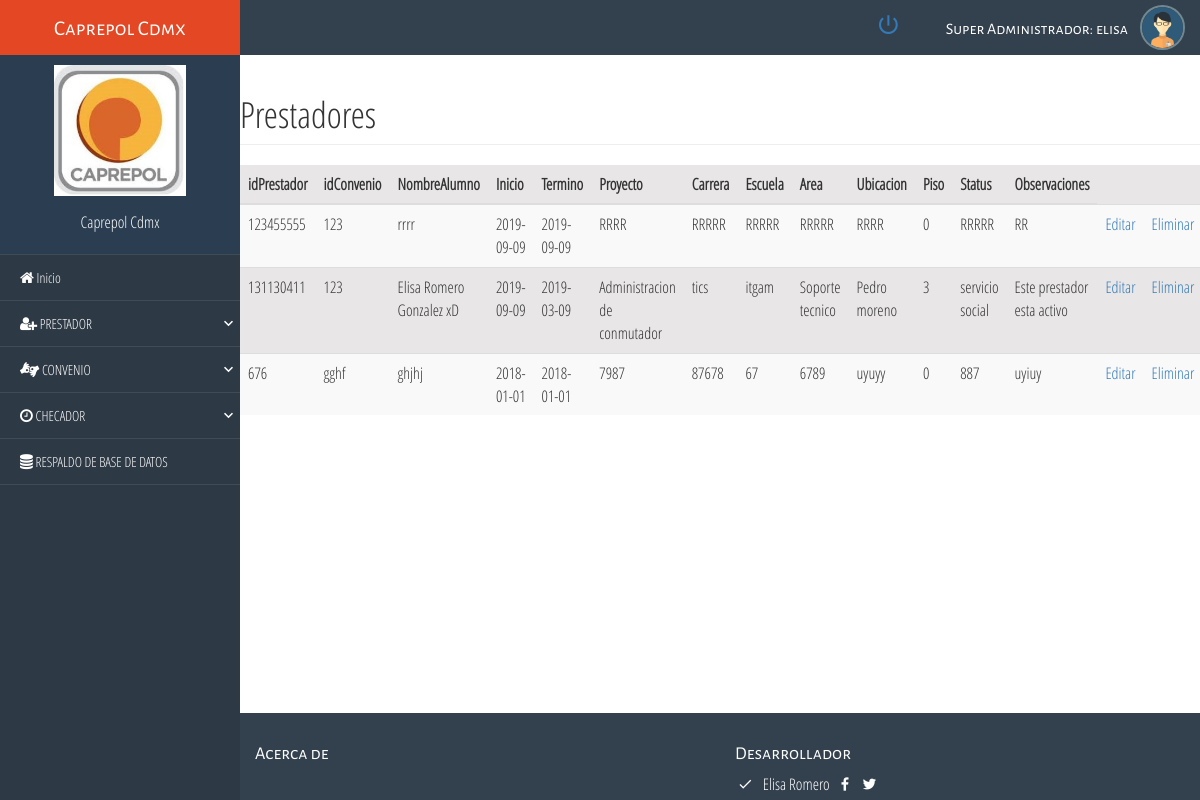
Page /?c=prestador (signed in) on the committed database.
### tables this page shows
CREATE TABLE `prestador` (
  `idPrestador` varchar(100) NOT NULL,
  `idConvenio` varchar(100) NOT NULL,
  `NombreAlumno` varchar(100) NOT NULL,
  `Inicio` date NOT NULL,
  `Termino` date NOT NULL,
  `Proyecto` varchar(100) NOT NULL,
  `Carrera` varchar(100) NOT NULL,
  `Escuela` varchar(100) NOT NULL,
  `Area` varchar(100) NOT NULL,
  `Ubicacion` varchar(100) NOT NULL,
  `Piso` int(100) NOT NULL,
  `Status` varchar(100) NOT NULL,
  `Observaciones` varchar(100) NOT NULL
);

### Controller/prestador.controller.php (called while the page is built, shortened)
<?php
require_once 'model/prestador.php';
class PrestadorController{
    public function __CONSTRUCT(){
        $this->model = new prestador();
    }
    public function Index(){
        require_once 'view/header.php';
        require_once 'view/navegador.php';
        require_once 'view/cabecera.php';
        require_once 'view/prestador/prestador.php';
        require_once 'view/footer.php';
    }
}

### Model/database.php (called while the page is built)
<?php
class Database
{
    public static function Conectar()
    {
        $pdo = new PDO('mysql:host=localhost;dbname=caprepol;charset=utf8', 'root', '');
        $pdo->setAttribute(pdo::ATTR_ERRMODE, pdo::ERRMODE_EXCEPTION);
        return $pdo;
    }
}

### Model/prestador.php (called while the page is built, shortened)
<?php
class prestador
{
	private $pdo;
	public function __CONSTRUCT()
	{
		try
		{
			$this->pdo = Database::Conectar();
		}
		catch(Exception $e)
		{
			die($e->getMessage());
		}
	}
	public function Listar()
	{
		try
		{
			$stm = $this->pdo->prepare("SELECT * FROM prestador");
			$stm->execute();
			return $stm->fetchAll(PDO::FETCH_OBJ);
		}
		catch(Exception $e)
		{
			die($e->getMessage());
		}
	}
}

### View/prestador/prestador.php (the view, shortened to what this page needs)
<?php
if ($_SESSION["usuario"]=="AA") {
    $tipo_usuario=  $_SESSION["usuario"];
}else{
    $usuario=       "Administrador";
    $id_usuario=    $_SESSION["id"];
    $nombre_usuario=$_SESSION["nombre"];
    $password=      $_SESSION["contraseña"];
    $tipo_usuario=  $_SESSION["usuario"];
}
?>
<h1 class="page-header">Prestadores</h1>
<div style="
        background: #E8E6E6;
        width: 100%;
        height: 250px;
        overflow: scroll;" >
<table class="table table-striped">
    <thead>
        <tr>
            <th style="width:180px;">idPrestador</th>
            <th style="width:120px;">idConvenio</th>
            <th style="width:120px;">NombreAlumno</th>
            <th style="width:120px;">Inicio</th>
            <th style="width:120px;">Termino</th>
            <th style="width:120px;">Proyecto</th>
            <th style="width:120px;">Carrera</th>
            <th style="width:120px;">Escuela</th>
            <th style="width:120px;">Area</th>
            <th style="width:120px;">Ubicacion</th>
            <th style="width:120px;">Piso</th>
            <th style="width:120px;">Status</th>
            <th style="width:120px;">Observaciones</th>
        </tr>
    </thead>
    <tbody>
    <?php foreach($this->model->Listar() as $r): ?>
        <tr>
            <td><?php echo $r->idPrestador;?></td>
            <td><?php echo $r->idConvenio;?></td>
            <td><?php echo $r->NombreAlumno;?></td>
            <td><?php echo $r->Inicio;?></td>
            <td><?php echo $r->Termino;?></td>
            <td><?php echo $r->Proyecto;?></td>
            <td><?php echo $r->Carrera;?></td>
            <td><?php echo $r->Escuela;?></td>
            <td><?php echo $r->Area;?></td>
            <td><?php echo $r->Ubicacion;?></td>
            <td><?php echo $r->Piso;?></td>
            <td><?php echo $r->Status;?></td>
            <td><?php echo $r->Observaciones;?></td>
            <td>
                <?php if ($tipo_usuario=="AA") {
                    echo "<a href='?c=prestador&a=Crud&idPrestador=<?php echo $r->idPrestador; ?>'>Editar</a>";
                }?>
            </td>
            <td>
                <?php if ($tipo_usuario=="AA") { ?>
                <a onclick="javascript:return confirm('¿Seguro de eliminar este registro?');" href="?c=prestador&a=Eliminar&idPrestador=<?php echo $r->idPrestador; ?>">Eliminar</a>
                <?php } ?>
            </td>
        </tr>
    <?php endforeach; ?>
    </tbody>
</table>
</div>
  </body>
  <br><br><br><br><br><br><br><br><br><br>

### css/style.css (style rules this page uses)
html, body { height: 100%; margin: 0; padding: 0; width: 100%; font-size: 16px; font-family: "Parrafos" !important; background-color: #fff; }

### rows in the picture
prestador: idPrestador "123455555", idConvenio "123", NombreAlumno "rrrr", Inicio "2019-09-09", Termino "2019-09-09", Proyecto "RRRR", Carrera "RRRRR", Escuela "RRRRR", Area "RRRRR", Ubicacion "RRRR", Piso "0", Status "RRRRR", Observaciones "RR"
prestador: idPrestador "131130411", idConvenio "123", NombreAlumno "Elisa Romero Gonzalez xD", Inicio "2019-09-09", Termino "2019-03-09", Proyecto "Administracion de conmutador", Carrera "tics", Escuela "itgam", Area "Soporte tecnico", Ubicacion "Pedro moreno", Piso "3", Status "servicio social", Observaciones "Este prestador esta activo"
prestador: idPrestador "676", idConvenio "gghf", NombreAlumno "ghjhj", Inicio "2018-01-01", Termino "2018-01-01", Proyecto "7987", Carrera "87678", Escuela "67", Area "6789", Ubicacion "uyuyy", Piso "0", Status "887", Observaciones "uyiuy"

### other values in the picture
$usuario "Super Administrador"
$nombre_usuario "elisa"
